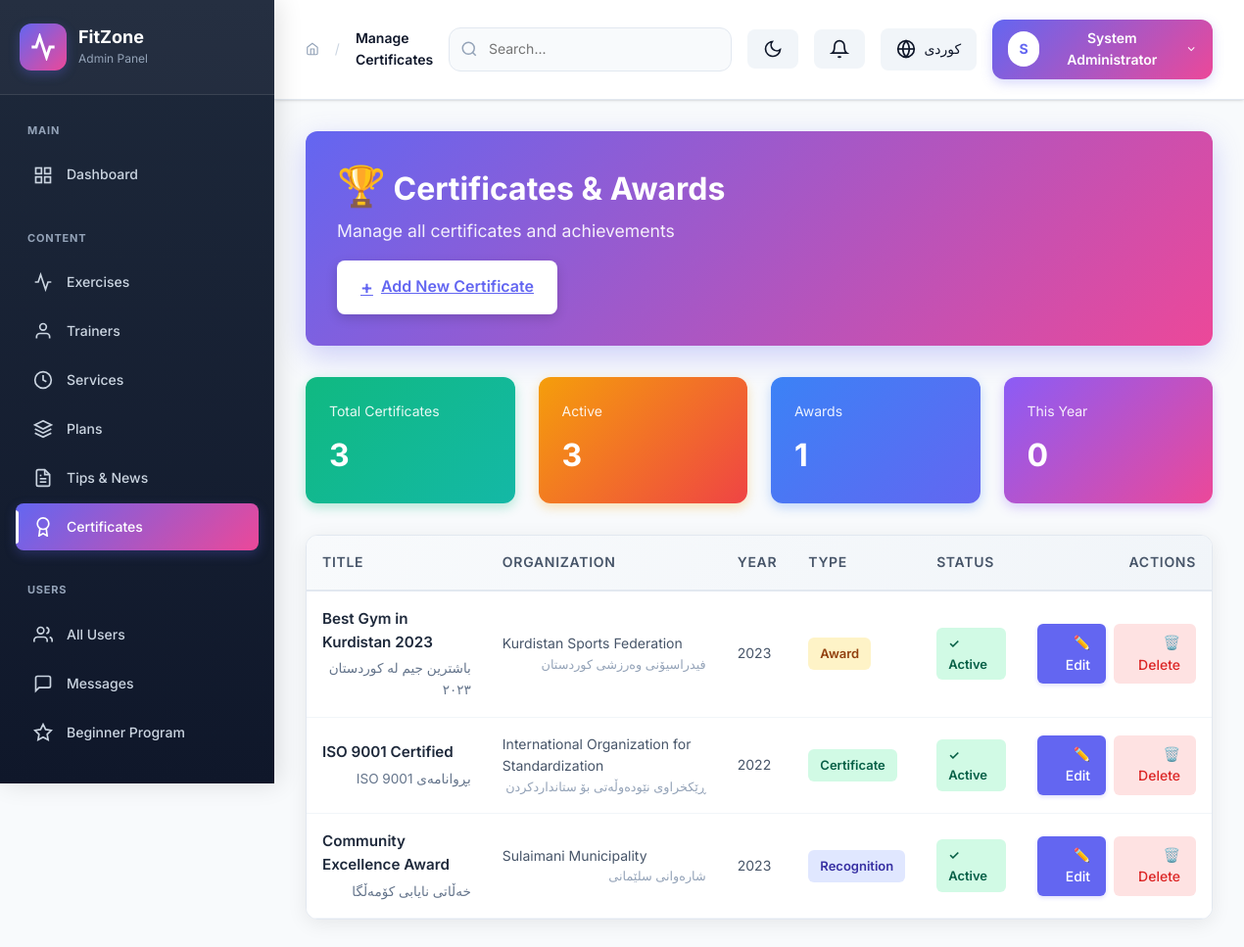
/admin/certificates.php (signed in), run on the app's committed database.
### tables this page shows
CREATE TABLE `certificates` (
    `id` INT PRIMARY KEY AUTO_INCREMENT,
    `title` VARCHAR(200) NOT NULL,
    `title_ku` VARCHAR(200),
    `description` TEXT,
    `description_ku` TEXT,
    `image` VARCHAR(255),
    `year_received` INT,
    `issuing_organization` VARCHAR(200),
    `issuing_organization_ku` VARCHAR(200),
    `certificate_type` ENUM('certificate', 'award', 'achievement', 'recognition') DEFAULT 'certificate',
    `sort_order` INT DEFAULT 0,
    `is_active` TINYINT(1) DEFAULT 1,
    `created_at` TIMESTAMP DEFAULT CURRENT_TIMESTAMP,
    `updated_at` TIMESTAMP DEFAULT CURRENT_TIMESTAMP ON UPDATE CURRENT_TIMESTAMP
);

### includes/functions.php (called while the page is built, shortened)
<?php
require_once __DIR__ . '/config.php';
function e($string) {
    return htmlspecialchars($string ?? '', ENT_QUOTES, 'UTF-8');
}
function isAdminLoggedIn() {
    return isset($_SESSION['admin_id']) && !empty($_SESSION['admin_id']);
}
function getCurrentAdmin() {
    return fetchOne("SELECT * FROM admins WHERE id = ?", [$_SESSION['admin_id']]);
}
function getCurrentLang() {
    return $_SESSION['lang'] ?? 'en';
}
function __($textEn, $textKu = null) {
    $lang = getCurrentLang();
    return $textEn;
}
function getLocalized($row, $field) {
    $lang = getCurrentLang();
    return $row[$field] ?? '';
}

### includes/config.php (called while the page is built, shortened)
<?php
class Database {
    private static $instance = null;
    private $connection;
    private function __construct() {
        try {
            $dsn = "mysql:host=" . DB_HOST . ";dbname=" . DB_NAME . ";charset=" . DB_CHARSET;
            $options = [
                PDO::ATTR_ERRMODE => PDO::ERRMODE_EXCEPTION,
                PDO::ATTR_DEFAULT_FETCH_MODE => PDO::FETCH_ASSOC,
                PDO::ATTR_EMULATE_PREPARES => false,
                PDO::MYSQL_ATTR_INIT_COMMAND => "SET NAMES utf8mb4 COLLATE utf8mb4_unicode_ci"
            ];
            $this->connection = new PDO($dsn, DB_USER, DB_PASS, $options);
        } catch (PDOException $e) {
            die("Database connection failed: " . $e->getMessage());
        }
    }
    public static function getInstance() {
        if (self::$instance === null) {
            self::$instance = new self();
        }
        return self::$instance;
    }
    public function getConnection() {
        return $this->connection;
    }
}
function db() {
    return Database::getInstance()->getConnection();
}
function query($sql, $params = []) {
    $stmt = db()->prepare($sql);
    $stmt->execute($params);
    return $stmt;
}
function fetchOne($sql, $params = []) {
    return query($sql, $params)->fetch();
}
function fetchAll($sql, $params = []) {
    return query($sql, $params)->fetchAll();
}

### admin/certificates.php (the view, shortened to what this page needs)
<?php
$action = $_GET['action'] ?? 'list';
$certificates = fetchAll("SELECT * FROM certificates ORDER BY sort_order ASC, year_received DESC, created_at DESC");
$pageTitle = 'Manage Certificates';
include 'includes/header.php';
?>
<?php if ($action === 'list'): ?>
<div class="page-header" style="background: linear-gradient(135deg, #6366f1 0%, #ec4899 100%); color: white; padding: 2rem; border-radius: 12px; margin-bottom: 2rem; box-shadow: 0 10px 30px rgba(99, 102, 241, 0.3);">
<div>
<h1 class="page-title" style="color: white; font-size: 2rem; font-weight: 700; margin-bottom: 0.5rem;">
<span class="icon" style="font-size: 2.5rem;">🏆</span>
Certificates & Awards
</h1>
<p class="page-subtitle" style="color: rgba(255,255,255,0.9); font-size: 1.1rem;">Manage all certificates and achievements</p>
</div>
<a href="?action=add" class="admin-btn" style="background: white; color: #6366f1; padding: 0.75rem 1.5rem; border-radius: 8px; font-weight: 600; display: inline-flex; align-items: center; gap: 0.5rem; box-shadow: 0 4px 12px rgba(0,0,0,0.15); transition: all 0.3s;">
<span class="icon" style="font-size: 1.2rem;">+</span>
Add New Certificate
</a>
</div>
<div style="display: grid; grid-template-columns: repeat(auto-fit, minmax(200px, 1fr)); gap: 1.5rem; margin-bottom: 2rem;">
<div style="background: linear-gradient(135deg, #10b981 0%, #14b8a6 100%); padding: 1.5rem; border-radius: 12px; color: white; box-shadow: 0 4px 12px rgba(16, 185, 129, 0.3);">
<div style="font-size: 0.875rem; opacity: 0.9; margin-bottom: 0.5rem;">Total Certificates</div>
<div style="font-size: 2rem; font-weight: 700;"><?php echo count($certificates); ?></div>
</div>
<div style="background: linear-gradient(135deg, #f59e0b 0%, #ef4444 100%); padding: 1.5rem; border-radius: 12px; color: white; box-shadow: 0 4px 12px rgba(245, 158, 11, 0.3);">
<div style="font-size: 0.875rem; opacity: 0.9; margin-bottom: 0.5rem;">Active</div>
<div style="font-size: 2rem; font-weight: 700;"><?php echo count(array_filter($certificates, fn($c) => $c['is_active'])); ?></div>
</div>
<div style="background: linear-gradient(135deg, #3b82f6 0%, #6366f1 100%); padding: 1.5rem; border-radius: 12px; color: white; box-shadow: 0 4px 12px rgba(59, 130, 246, 0.3);">
<div style="font-size: 0.875rem; opacity: 0.9; margin-bottom: 0.5rem;">Awards</div>
<div style="font-size: 2rem; font-weight: 700;"><?php echo count(array_filter($certificates, fn($c) => $c['certificate_type'] === 'award')); ?></div>
</div>
<div style="background: linear-gradient(135deg, #8b5cf6 0%, #ec4899 100%); padding: 1.5rem; border-radius: 12px; color: white; box-shadow: 0 4px 12px rgba(139, 92, 246, 0.3);">
<div style="font-size: 0.875rem; opacity: 0.9; margin-bottom: 0.5rem;">This Year</div>
<div style="font-size: 2rem; font-weight: 700;"><?php echo count(array_filter($certificates, fn($c) => $c['year_received'] == date('Y'))); ?></div>
</div>
</div>
<div class="admin-card" style="border-radius: 12px; box-shadow: 0 4px 20px rgba(0,0,0,0.08); overflow: hidden; border: 1px solid #e2e8f0; background: white;">
<div class="admin-table-wrapper">
<table class="admin-table-modern" style="width: 100%;">
<thead style="background: linear-gradient(135deg, #f8fafc 0%, #f1f5f9 100%); border-bottom: 2px solid #e2e8f0;">
<tr>
<th style="padding: 1rem; text-align: left; font-weight: 600; color: #475569; font-size: 0.875rem; text-transform: uppercase; letter-spacing: 0.05em;">Title</th>
<th style="padding: 1rem; text-align: left; font-weight: 600; color: #475569; font-size: 0.875rem; text-transform: uppercase; letter-spacing: 0.05em;">Organization</th>
<th style="padding: 1rem; text-align: left; font-weight: 600; color: #475569; font-size: 0.875rem; text-transform: uppercase; letter-spacing: 0.05em;">Year</th>
<th style="padding: 1rem; text-align: left; font-weight: 600; color: #475569; font-size: 0.875rem; text-transform: uppercase; letter-spacing: 0.05em;">Type</th>
<th style="padding: 1rem; text-align: left; font-weight: 600; color: #475569; font-size: 0.875rem; text-transform: uppercase; letter-spacing: 0.05em;">Status</th>
<th style="padding: 1rem; text-align: right; font-weight: 600; color: #475569; font-size: 0.875rem; text-transform: uppercase; letter-spacing: 0.05em;">Actions</th>
</tr>
</thead>
<tbody style="background: white;">
<?php if (empty($certificates)): ?>
<tr>
<td colspan="6" class="empty-state">
<div class="empty-state-content">
<span class="empty-icon">🏆</span>
<p>No certificates found</p>
<a href="?action=add" class="admin-btn admin-btn-primary admin-btn-sm">Add your first certificate</a>
</div>
</td>
</tr>
<?php else: ?>
<?php foreach ($certificates as $cert): ?>
<tr style="border-bottom: 1px solid #f1f5f9; transition: all 0.2s; cursor: pointer;" onmouseover="this.style.background='#f8fafc'" onmouseout="this.style.background='white'">
<td style="padding: 1rem;">
<div>
<div style="font-weight: 600; color: #1e293b; font-size: 0.95rem; margin-bottom: 0.25rem;"><?php echo e($cert['title']); ?></div>
<?php if ($cert['title_ku']): ?>
<div style="color: #64748b; font-size: 0.85rem; direction: rtl;"><?php echo e($cert['title_ku']); ?></div>
<?php endif; ?>
</div>
</td>
<td style="padding: 1rem;">
<div>
<div style="color: #475569; font-size: 0.875rem;"><?php echo e($cert['issuing_organization']); ?></div>
<?php if ($cert['issuing_organization_ku']): ?>
<div style="color: #94a3b8; font-size: 0.8rem; direction: rtl;"><?php echo e($cert['issuing_organization_ku']); ?></div>
<?php endif; ?>
</div>
</td>
<td style="padding: 1rem; color: #475569; font-size: 0.875rem;"><?php echo $cert['year_received']; ?></td>
<td style="padding: 1rem;">
<span style="display: inline-flex; align-items: center; padding: 0.375rem 0.75rem; border-radius: 6px; font-size: 0.8125rem; font-weight: 600; <?php
$typeColor = $cert['certificate_type'] === 'award' ? 'background: #fef3c7; color: #92400e;' :
              ($cert['certificate_type'] === 'achievement' ? 'background: #dbeafe; color: #1e40af;' :
              ($cert['certificate_type'] === 'recognition' ? 'background: #e0e7ff; color: #3730a3;' :
              'background: #d1fae5; color: #065f46;'));
echo $typeColor;
?>">
<?php echo ucfirst($cert['certificate_type']); ?>
</span>
</td>
<td style="padding: 1rem;">
<?php if ($cert['is_active']): ?>
<span style="display: inline-flex; align-items: center; padding: 0.375rem 0.75rem; border-radius: 6px; font-size: 0.8125rem; font-weight: 600; background: #d1fae5; color: #065f46;">✓ Active</span>
<?php else: ?>
<span style="display: inline-flex; align-items: center; padding: 0.375rem 0.75rem; border-radius: 6px; font-size: 0.8125rem; font-weight: 600; background: #fee2e2; color: #991b1b;">✗ Inactive</span>
<?php endif; ?>
</td>
<td style="padding: 1rem; text-align: right;">
<div style="display: flex; gap: 0.5rem; justify-content: flex-end;">
<a href="?action=edit&id=<?php echo $cert['id']; ?>" style="display: inline-flex; align-items: center; padding: 0.5rem 1rem; border-radius: 6px; font-size: 0.875rem; font-weight: 500; background: #6366f1; color: white; text-decoration: none; transition: all 0.2s; box-shadow: 0 2px 4px rgba(99,102,241,0.2);" onmouseover="this.style.background='#4f46e5'; this.style.boxShadow='0 4px 8px rgba(99,102,241,0.3)'" onmouseout="this.style.background='#6366f1'; this.style.boxShadow='0 2px 4px rgba(99,102,241,0.2)'">
✏️ Edit
</a>
<a href="?action=delete&id=<?php echo $cert['id']; ?>" style="display: inline-flex; align-items: center; padding: 0.5rem 1rem; border-radius: 6px; font-size: 0.875rem; font-weight: 500; background: #fee2e2; color: #dc2626; text-decoration: none; transition: all 0.2s;" onmouseover="this.style.background='#fecaca'" onmouseout="this.style.background='#fee2e2'" onclick="return confirm('Are you sure you want to delete this certificate?')">
🗑️ Delete
</a>
</div>
</td>
</tr>
<?php endforeach; ?>
<?php endif; ?>
</tbody>
</table>
</div>
</div>
<?php endif; ?>
<?php include 'includes/footer.php'; ?>

### admin/includes/topbar.php (shortened to what this page needs)
<div class="admin-topbar">
    <div class="topbar-left">
        <div class="breadcrumb-nav">
            <svg width="20" height="20" viewBox="0 0 24 24" fill="none" stroke="currentColor" stroke-width="2">
                <path d="M3 9l9-7 9 7v11a2 2 0 0 1-2 2H5a2 2 0 0 1-2-2z"></path>
                <polyline points="9 22 9 12 15 12 15 22"></polyline>
            </svg>
            <span style="color: var(--gray-300); margin: 0 8px;">/</span>
            <span class="breadcrumb-item active"><?= isset($pageTitle) ? e($pageTitle) : __('Dashboard', 'داشبۆرد') ?></span>
        </div>
    </div>
    <div class="topbar-right">
        <div class="topbar-search d-none d-md-block">
            <input type="text" placeholder="<?= __('Search...', 'گەڕان...') ?>" id="globalSearch">
        </div>
        <button class="topbar-btn" id="darkModeToggle" title="<?= __('Toggle Dark Mode', 'گۆڕینی دۆخی تاریک') ?>">
            <svg width="20" height="20" viewBox="0 0 24 24" fill="none" stroke="currentColor" stroke-width="2">
                <path d="M21 12.79A9 9 0 1 1 11.21 3 7 7 0 0 0 21 12.79z"></path>
            </svg>
        </button>
        <div class="dropdown">
            <button class="topbar-btn topbar-notifications" data-bs-toggle="dropdown">
                <svg width="20" height="20" viewBox="0 0 24 24" fill="none" stroke="currentColor" stroke-width="2">
                    <path d="M18 8A6 6 0 0 0 6 8c0 7-3 9-3 9h18s-3-2-3-9"></path>
                    <path d="M13.73 21a2 2 0 0 1-3.46 0"></path>
                </svg>
            </button>
        </div>
        <a href="?lang=<?= $lang === 'en' ? 'ku' : 'en' ?>" class="topbar-btn">
            <svg width="20" height="20" viewBox="0 0 24 24" fill="none" stroke="currentColor" stroke-width="2">
                <circle cx="12" cy="12" r="10"></circle>
                <line x1="2" y1="12" x2="22" y2="12"></line>
                <path d="M12 2a15.3 15.3 0 0 1 4 10 15.3 15.3 0 0 1-4 10 15.3 15.3 0 0 1-4-10 15.3 15.3 0 0 1 4-10z"></path>
            </svg>
            <span><?= $lang === 'en' ? 'کوردی' : 'English' ?></span>
        </a>
        <div class="dropdown">
            <button class="topbar-profile" data-bs-toggle="dropdown">
                <div class="profile-avatar">
                    <?= strtoupper(substr(getLocalized($currentAdmin, 'full_name'), 0, 1)) ?>
                </div>
                <span class="d-none d-md-inline"><?= e(getLocalized($currentAdmin, 'full_name')) ?></span>
                <svg width="14" height="14" viewBox="0 0 24 24" fill="none" stroke="currentColor" stroke-width="2">
                    <polyline points="6 9 12 15 18 9"></polyline>
                </svg>
            </button>
        </div>
    </div>
</div>

### assets/css/admin-components.css (style rules this page uses)
.dropdown { position: relative; }

### admin/includes/header.php (style rules this page uses)
.admin-main > * { opacity: 0; animation: fadeIn 0.5s ease-out forwards; }
.admin-main > *:nth-child(1) { animation-delay: 0.05s; }
.admin-main > *:nth-child(2) { animation-delay: 0.1s; }
.admin-main > *:nth-child(3) { animation-delay: 0.15s; }

### data on the page
certificates: title "Best Gym in Kurdistan 2023", title_ku "باشترین جیم لە کوردستان ٢٠٢٣", issuing_organization "Kurdistan Sports Federation", issuing_organization_ku "فیدراسیۆنی وەرزشی کوردستان", year_received "2023", certificate_type "Award", is_active "✓ Active"
certificates: title "ISO 9001 Certified", title_ku "بڕوانامەی ISO 9001", issuing_organization "International Organization for Standardization", issuing_organization_ku "ڕێکخراوی نێودەوڵەتی بۆ ستانداردکردن", year_received "2022", certificate_type "Certificate", is_active "✓ Active"
certificates: title "Community Excellence Award", title_ku "خەڵاتی نایابی کۆمەڵگا", issuing_organization "Sulaimani Municipality", issuing_organization_ku "شارەوانی سلێمانی", year_received "2023", certificate_type "Recognition", is_active "✓ Active"

### other printed values
SITE_NAME "FitZone"
__('Admin Panel', 'پانێڵی بەڕێوەبەر') "Admin Panel"
__('Main', 'سەرەکی') "MAIN"
__('Dashboard', 'داشبۆرد') "Dashboard"
__('Content', 'ناوەڕۆک') "CONTENT"
__('Exercises', 'ڕاهێنانەکان') "Exercises"
__('Trainers', 'ڕاهێنەرەکان') "Trainers"
__('Services', 'خزمەتگوزاریەکان') "Services"
__('Plans', 'پلانەکان') "Plans"
__('Tips & News', 'ئامۆژگاری و هەواڵ') "Tips & News"
__('Certificates', 'بڕوانامەکان') "Certificates"
__('Users', 'بەکارهێنەران') "USERS"
__('All Users', 'هەموو بەکارهێنەران') "All Users"
__('Messages', 'پەیامەکان') "Messages"
__('Beginner Program', 'پڕۆگرامی سەرەتایی') "Beginner Program"
